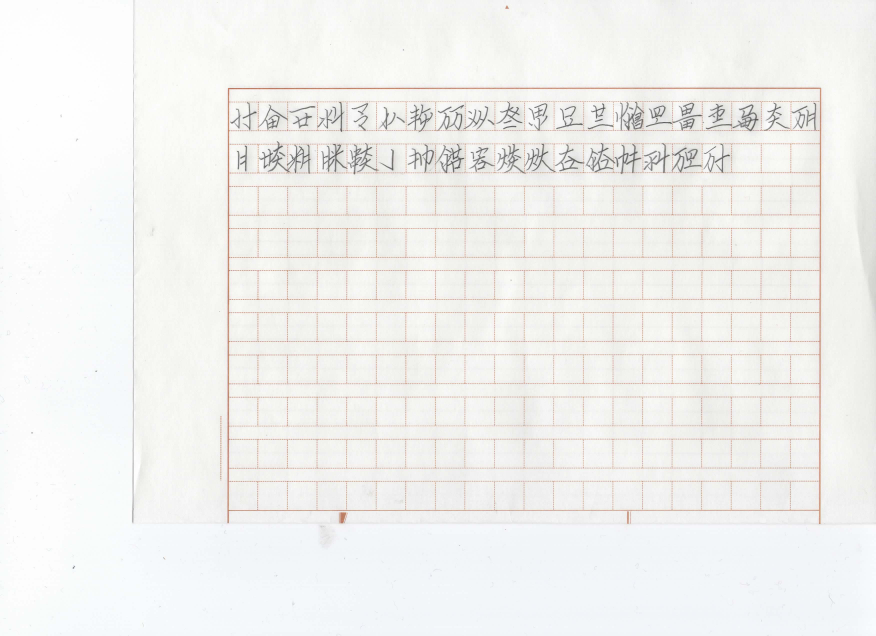
#> input picture 燐字表示10/img1.png, 3504 x 2544 px, found by its file name (shown at 1/4 size)
$ python split.py
#> lines starting #> are read from the running program, lines starting #| are printed output that depends on the picture
from matplotlib.image import imread
import matplotlib.pyplot as plt
import numpy as np
linziList1 = [
    "蛋","凹", "毛", "挽", "茶", "豆", "助", "遠",
    "顔","淮", "巻", "立", "正", "白", "定", "雪",
    "醇","思", "躍", "疲", "樽", "煙", "軟", "夏",
    "羚","帝", "壁", "座", "遊", "寒", "貧", "激",
    "牡","氏", "㕮", "通", "甘", "耳", "長", "付",
    "槍","閥", "吁", "能", "型", "抗", "傾", "端",
    "鑓","纂", "牛", "咍", "裁", "軽", "鼓", "子",
    "斧","穐", "卵", "犬", "怖", "酒", "散", "混",
    "必","啌", "球", "胸", "質", "道", "深", "民",
    "囁","哇", "羊", "聯", "片", "奮", "傷", "迷",
    "叫","刺", "救", "穏", "件", "急", "棚", "常",
    "鶏","育", "皷", "短", "震", "素", "普", "祭",
    "","呻", "从", "直", "嗅", "祖", "少", "形",
    "","杯", "后", "棉", "歪", "前", "反", "毎",
    "","可", "穴", "箏", "広", "従", "血", "労"
	       ]
t1 = [[3.49750000e+02,  3.73785714e+02, - 1.78571429e-01],
      [4.74000000e+02,  5.71428571e-01,  2.75571429e+02]]


def main():
	foo('img1.png',linziList1,t1)

def foo(path,list_,t):
#> called with path = 'img1.png'
	A = imread(path)
#> A is the input picture: shape (2544, 3504, 4) float32; mean R, G, B, A 0.983, 0.98, 0.973, 1
	for i in range(len(list_)):
		save(t,A,int(i/8),i%8,list_[i]);
#> this loop made 65 passes
#> (I in save, J in save) on passes 2 to 13: (723, 474), (1097, 475), (1471, 475), (1844, 476), (2218, 476), (2592, 477), (2966, 477), (349, 749), (723, 750), (1097, 750), (1470, 751), (1844, 751)
#> pass 1, in save, `B = A[J:J+279,I:I+279]`:
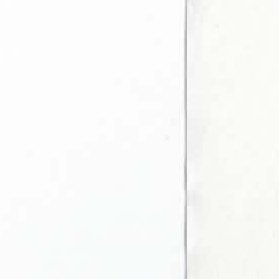
#> B: shape (279, 279, 4) float32; mean R, G, B, A 0.979, 0.982, 0.976, 1
#> pass 2, in save (call 2), `B = A[J:J+279,I:I+279]`:
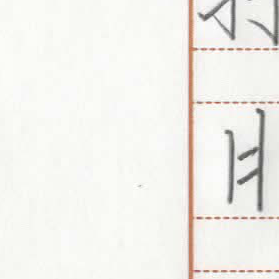
#> B: shape (279, 279, 4) float32; mean R, G, B, A 0.948, 0.944, 0.926, 1


# ith row, jth column
def save(t,A,i,j,name):
	if name == "":
		return
	I = int(t[0][0] + t[0][1]*j + t[0][2]*i)
	J = int(t[1][0] + t[1][1]*j + t[1][2]*i)
	B = A[J:J+279,I:I+279]
#> (the run stopped early here; a loop or call above may not have finished)
